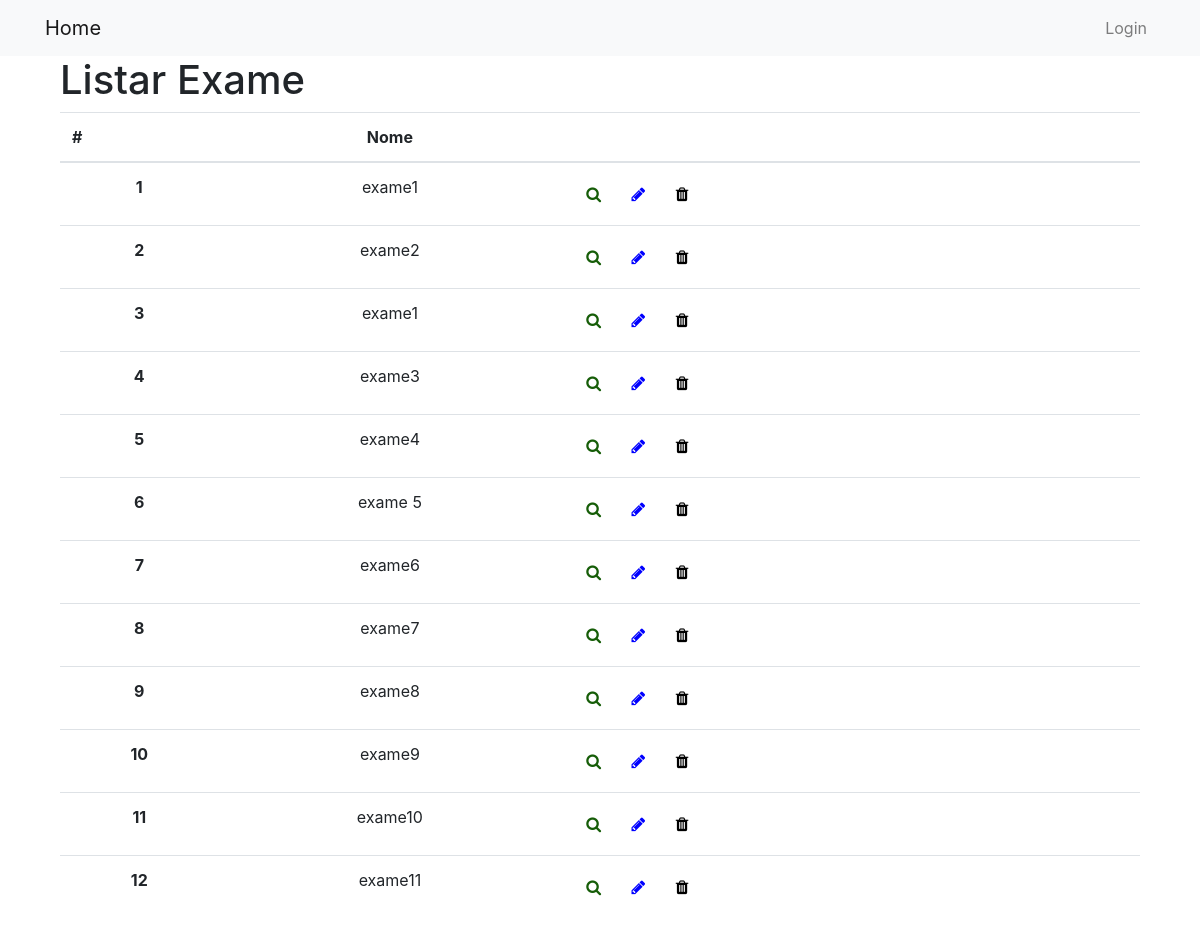
Page /exame/ListarExame/ on the earlier database version.
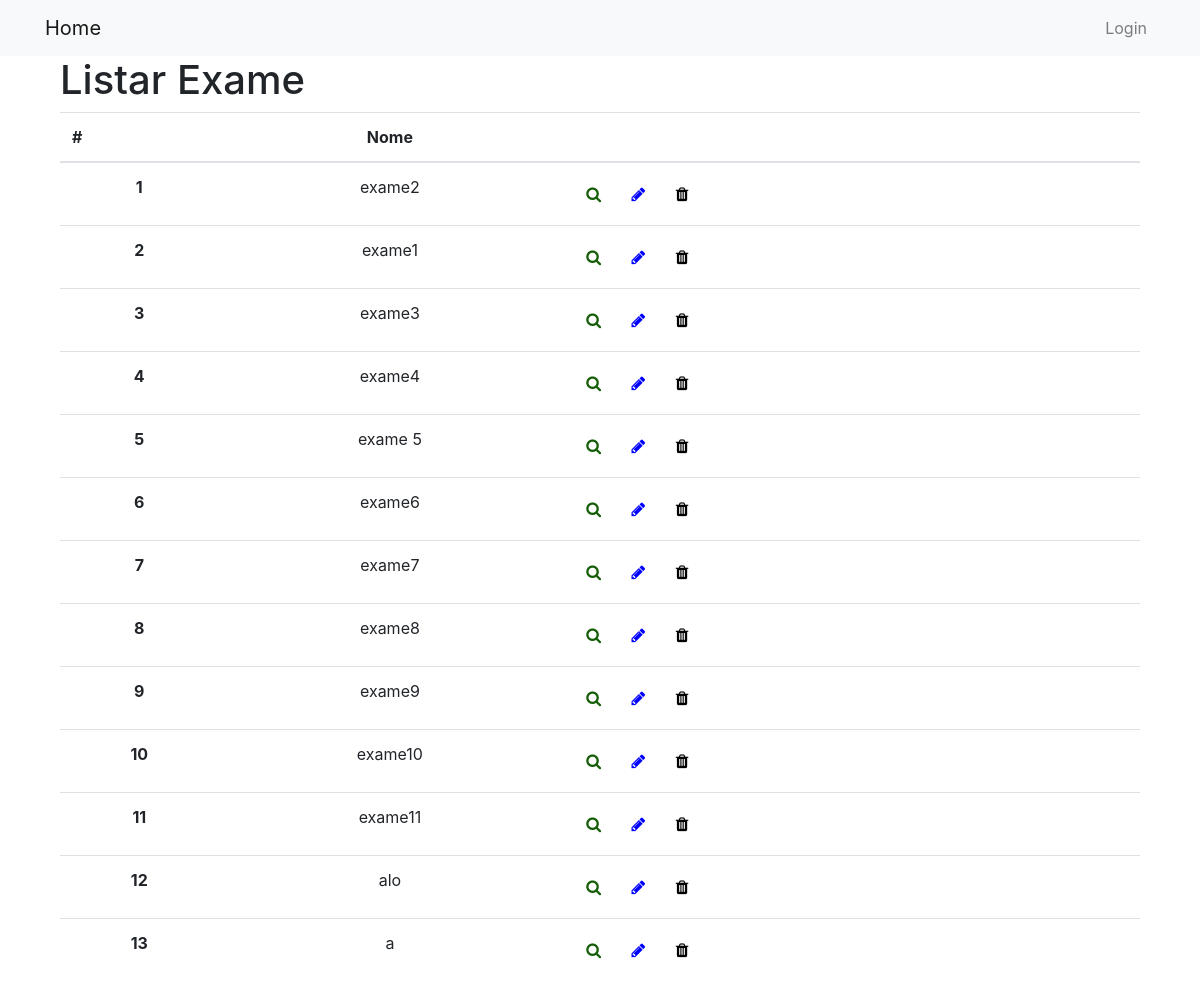
Same page on the later database version.
### Exame/models.py (models this page shows, shortened)
class Exame(models.Model):
    nome = models.CharField(max_length=200)

### Exame/views.py (the view)
# urls.py: url('ListarExame/', views.exameListar, name='ListarExame'),
def exameListar(request):
    exame = Exame.objects.all()
    context = {'listar_exame':exame}
    return render(request, 'Exame/ListarExame.html', context)

### templates/Exame/ListarExame.html (shortened to what this page needs)
{% extends "base.html" %}
{% load bootstrap4 %}
{% block content %}
  <div class="container">
    <h1>Listar Exame</h1>
    {% if listar_exame %}
       <table id="amostraDT" class="table" cellspacing="0" width="100%">
           <thead >
            <th scope="col">#</th>
            <th><center>Nome</center></th>
            <th></th>
          </thead>
            <tbody>
               {% for exame in listar_exame %}
               <tr>
                   <th scope="row"><center>{{ forloop.counter }}</center></th>
                  <td><center>{{ exame.nome }}</center></td>
                   <td>
                       <a href="{% url 'exame:DetalheExame' pk=exame.pk %}" class="btn btn-primary-outline" data-toggle="tooltip" title="Detalhes">
                        <i class="fa fa-search" aria-hidden="true" style="color:#165d08"></i>
                      </a>
                       <a href="{% url 'exame:EditarExame' pk=exame.pk %}?next={{ request.path }}" class="btn btn-warning-outline" data-toggle="tooltip" title="Editar">
                           <i class="fa fa-pencil" aria-hidden="true" style="color:blue"></i>
                       </a>
                      <a href="" class="btn btn-danger-outline" data-toggle="modal" data-target="#fm-modal-grid-{{exame.pk}}"
                                        data-tt="tooltip" title="Deletar">
                       <i class="fa fa-trash" aria-hidden="true" style="color:black"></i>
                      </a>
                   </td>
               </tr>
               {% endfor %}
            </tbody>
       </table>
    {% endif %}
  </div>
{% endblock %}

Differences in the rows shown:
removed Exame: nome "exame1"
added Exame: nome "alo"
added Exame: nome "a"
